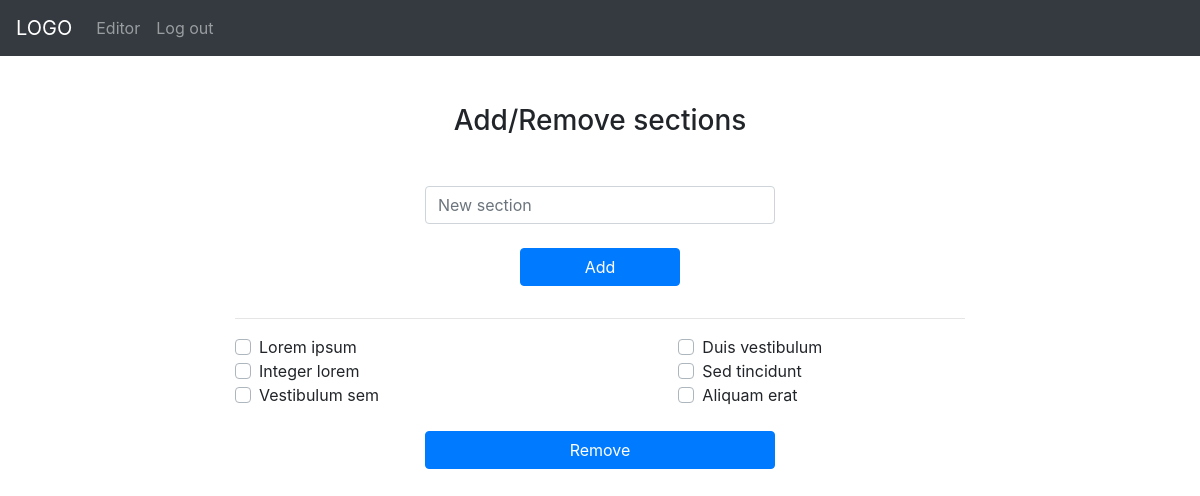
The app's page /editor/section (signed in) with its own data.
### news/models.py (models this page shows)
class Section(models.Model):
    section = models.CharField(max_length=100, unique=True)
    order = models.IntegerField(default=0)

### news/views.py (the view)
# urls.py: path('editor/section', views.editorSection, name='editorSection'),
@require_http_methods(["GET"])
@login_required(login_url='news:editorLogin')
def editorSection(request):
    section = Section.objects.all()
    context = {
        'section': section,
    }
    return render(request, 'editor/section.html', context)

### news/templates/editor/section.html (shortened to what this page needs)
{% extends 'editor/layout.html' %}
{% block body %}
    <div class="container pt-5">
        <div class="row mb-3">
            <div class="col text-center">
                <h3>Add/Remove sections</h3>
            </div>
        </div>
        <div class="row my-3">
            <div class="col">
                <form action="{% url 'news:editorSectionAdd' %}" method="POST">
                    <div class="row my-4 justify-content-center">
                        <div class="col-11 col-md-7 col-lg-4">
                            <input type="text" class="form-control" placeholder="New section" name="sectionAdd" autocomplete="off">
                        </div>
                    </div>
                    <div class="row justify-content-center">
                        <div class="col-8 col-md-4 col-lg-2">
                            <button class="btn btn-primary btn-block" type="submit">Add</button>
                        </div>
                    </div>
                </form>
            </div>
        </div>
        <div class="row justify-content-center">
            <div class="col-md-8">
                <hr>
            </div>
        </div>
        {% if section %}
            <div class="row justify-content-center">
                <div class="col-10 col-md-8">
                    <form action="{% url 'news:editorSectionRemove' %}" method="POST">
                        <div class="row">
                            {% for s in section %}
                                <div class="col-10 col-md-5 {% if forloop.counter|divisibleby:'2' %}ml-md-auto{% else %}mr-md-auto{% endif %}">
                                    <div class="custom-control custom-checkbox">
                                        <label class="custom-control-label" for="section-{{ s.id }}">
                                            {{ s.section }}
                                        </label>
                                    </div>
                                </div>
                            {% endfor %}
                        </div>
                        <div class="row justify-content-center my-4">
                            <div class="col-8 col-md-7 col-lg-6 text-center">
                                <button class="btn btn-primary btn-block" type="submit">
                                    Remove
                                </button>
                            </div>
                        </div>
                    </form>
                </div>
            </div>
        {% else %}
            <div class="row">
                <div class="col text-center">
                    <h3>No section yet!</h3>
                </div>
            </div>
        {% endif %}
    </div>
{% endblock %}

### records on screen
Section: section "Lorem ipsum"
Section: section "Duis vestibulum"
Section: section "Integer lorem"
Section: section "Sed tincidunt"
Section: section "Vestibulum sem"
Section: section "Aliquam erat"
